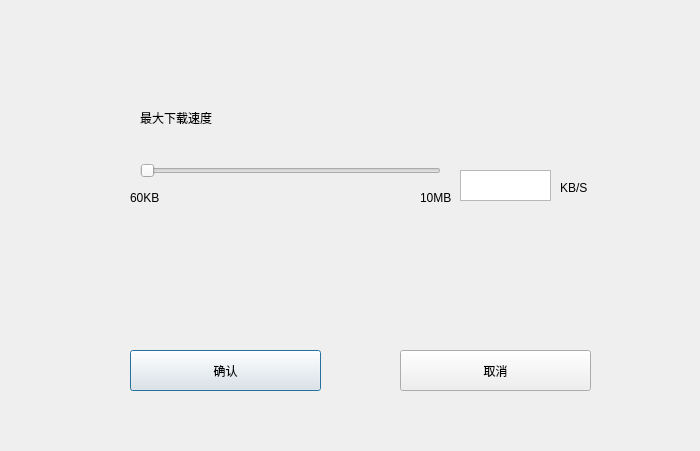
<?xml version="1.0" encoding="UTF-8"?>
<ui version="4.0">
 <class>Dialog_download</class>
 <widget class="QDialog" name="Dialog_download">
  <property name="geometry">
   <rect>
    <x>0</x>
    <y>0</y>
    <width>700</width>
    <height>451</height>
   </rect>
  </property>
  <property name="windowTitle">
   <string>设置下载速度</string>
  </property>
  <widget class="QLabel" name="label">
   <property name="geometry">
    <rect>
     <x>140</x>
     <y>110</y>
     <width>91</width>
     <height>16</height>
    </rect>
   </property>
   <property name="text">
    <string>最大下载速度</string>
   </property>
  </widget>
  <widget class="QLabel" name="label_2">
   <property name="geometry">
    <rect>
     <x>560</x>
     <y>180</y>
     <width>41</width>
     <height>16</height>
    </rect>
   </property>
   <property name="text">
    <string>KB/S</string>
   </property>
  </widget>
  <widget class="QPushButton" name="pushButton">
   <property name="geometry">
    <rect>
     <x>130</x>
     <y>350</y>
     <width>191</width>
     <height>41</height>
    </rect>
   </property>
   <property name="text">
    <string>确认</string>
   </property>
  </widget>
  <widget class="QPushButton" name="pushButton_2">
   <property name="geometry">
    <rect>
     <x>400</x>
     <y>350</y>
     <width>191</width>
     <height>41</height>
    </rect>
   </property>
   <property name="text">
    <string>取消</string>
   </property>
  </widget>
  <widget class="QSlider" name="horizontalSlider">
   <property name="geometry">
    <rect>
     <x>140</x>
     <y>160</y>
     <width>301</width>
     <height>22</height>
    </rect>
   </property>
   <property name="minimum">
    <number>60</number>
   </property>
   <property name="maximum">
    <number>10240</number>
   </property>
   <property name="orientation">
    <enum>Qt::Horizontal</enum>
   </property>
  </widget>
  <widget class="QTextEdit" name="textEdit">
   <property name="enabled">
    <bool>true</bool>
   </property>
   <property name="geometry">
    <rect>
     <x>460</x>
     <y>170</y>
     <width>91</width>
     <height>31</height>
    </rect>
   </property>
  </widget>
  <widget class="QLabel" name="label_3">
   <property name="geometry">
    <rect>
     <x>130</x>
     <y>190</y>
     <width>31</width>
     <height>16</height>
    </rect>
   </property>
   <property name="text">
    <string>60KB</string>
   </property>
  </widget>
  <widget class="QLabel" name="label_7">
   <property name="geometry">
    <rect>
     <x>420</x>
     <y>190</y>
     <width>41</width>
     <height>16</height>
    </rect>
   </property>
   <property name="text">
    <string>10MB</string>
   </property>
  </widget>
 </widget>
 <layoutdefault spacing="6" margin="11"/>
 <resources/>
 <connections/>
</ui>
